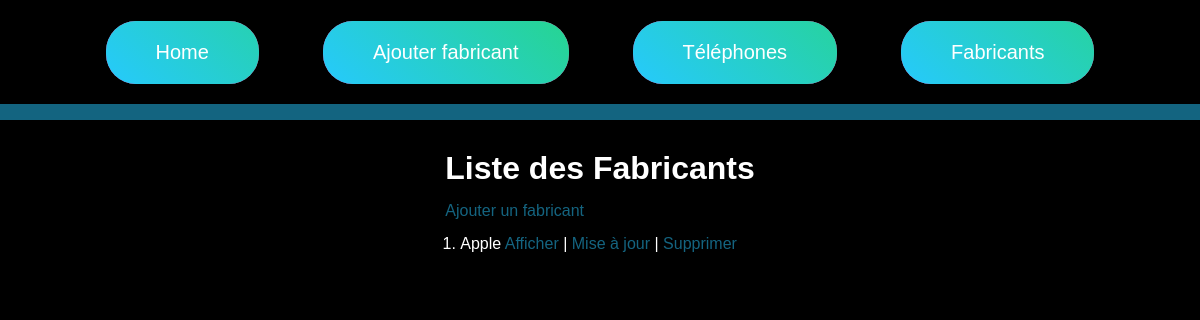
Before: /infoscategorie/ with the older database file.
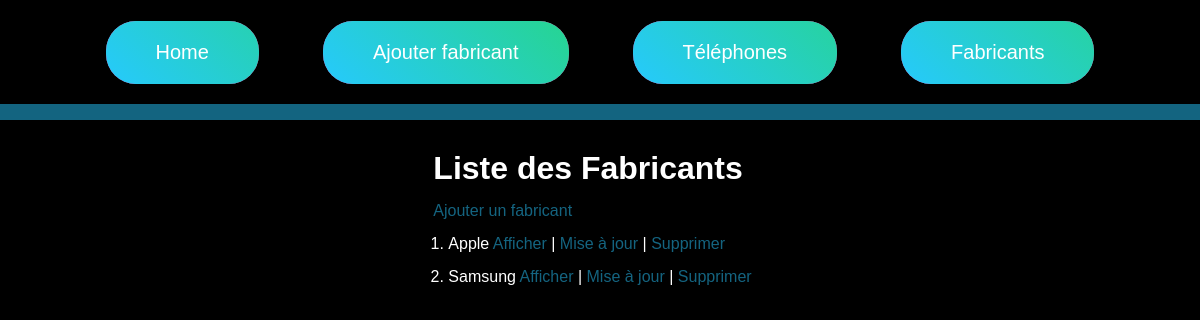
After: the same page with the newer database file.
### catalogue/models.py (models this page shows, shortened)
class Categorie(models.Model):
    nom = models.CharField(max_length=100, blank=False)
    details = models.TextField(null=True, blank=True)
    def __str__(self):
        return self.nom

### catalogue/categorie_views.py (the view)
# urls.py: path('infoscategorie/', categorie_views.infos, name=('infos')),
def infos(request):
    liste = list(models.Categorie.objects.all())
    return render(request,"categorie/infos.html", {"liste" : liste})

### catalogue/templates/categorie/infos.html (shortened to what this page needs)
{% extends "telephone/main.html" %}
{% block content %}
<div class="content">
    <div class="box">
        <h1>Liste des Fabricants</h1>
        <a href="/ajoutcategorie">Ajouter un fabricant</a>
        <ol>
            {% for l in liste %}
                <li>{{l}} <a href="/affichecategorie/{{l.id}}">Afficher</a> | <a href="/updatecategorie/{{l.id}}">Mise à jour</a> | <a href="/deletecategorie/{{l.id}}">Supprimer</a> </li>
            {% endfor %}
        </ol>
    </div>
</div>
{% endblock %}

### catalogue/templates/telephone/main.html (shortened to what this page needs)
<!DOCTYPE html>
<html lang="fr">
<head>
{% load static %}
    <link rel="stylesheet" href="{%static 'css/main.css' %}">
</head>
<header>
    <div class="container">
      <div class="buttons home">
        <a href="/" class="btn btn-1">Home</a>
      </div>
      <div class="buttons">
        <a href="/ajoutcategorie" class="btn btn-1">Ajouter fabricant</a>
      </div>
      <div class="buttons">
        <a href="/infos" class="btn btn-1">Téléphones</a>
      </div>
      <div class="buttons">
        <a href="/infoscategorie" class="btn btn-1">Fabricants</a>
      </div>
    </div>
</header>
<body>
{% block content %}{% endblock %}
</body>
</html>

### catalogue/static/css/main.css (style rules this page uses)
* { box-sizing: border-box; padding: 0; margin: 0; }
header { background-color: rgba(0,0,0,0.8); width: 100%; height: 15vh; z-index: -2; border-bottom: 1rem solid rgba(39, 200, 255, 0.5); }
body { height: 100%; font-family: "Poppins", sans-serif; font-weight: 400; background-color: black; }
.container { height: 100%; display: flex; align-items: center; justify-content: center; }
.buttons { display: flex; flex-direction: column; height: auto; }
.btn { text-decoration: none; padding: 20px 50px; font-size: 1.25rem; position: relative; margin: 32px; }
.btn-1 { overflow: hidden; color: #fff; border-radius: 30px; box-shadow: 0 0 0 0 rgba(143, 64, 248, 0.5), 0 0 0 0 rgba(39, 200, 255, 0.5); transition: transform 0.3s ease, box-shadow 0.3s ease; z-index: +1; }
.btn-1::after { content: ""; width: 400px; height: 400px; position: absolute; top: -50px; left: -100px; background-color: #ff3cac; background-image: linear-gradient( 225deg, #27d86c 0%, #26caf8 50%, #c625d0 100% ); z-index: -1; transition: transform 0.5s ease; }
.content { display: flex; flex-direction: column; width: 100%; min-height:75vh; height: auto; align-items: center; color: white; }
.box { padding-top: 30px; text-decoration: none; max-width: 50% }
li { margin: 15px 15px 15px; }
a { text-decoration: none; color: rgba(39, 200, 255, 0.5); }
h1 { Padding-bottom:15px; }

Changed rows visible on the page:
added Categorie: nom "Samsung"
